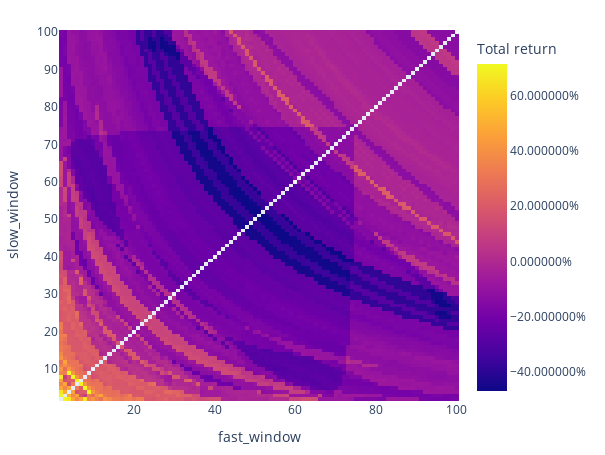

The notebook cell saved with this chart:
### Code cell
pf_kwargs = dict(size=np.inf, fees=0.001, freq='1D')

fig = pf.total_return().vbt.heatmap(
    x_level='fast_window', y_level='slow_window', symmetric=True,
    trace_kwargs=dict(colorbar=dict(title='Total return', tickformat='%')))
fig.show()

### Figure 1 — Plotly figure (JSON) as saved in the notebook; plotly's stock layout.template omitted (floating-point values rounded to 4 significant figures; data arrays with more than 128 entries replaced by an {"elided": "..."} marker saying what was removed)
{"data": [{"colorbar": {"tickformat": "%", "title": {"text": "Total return"}}, "colorscale": [[0, "#0d0887"], [0.1111, "#46039f"], [0.2222, "#7201a8"], [0.3333, "#9c179e"], [0.4444, "#bd3786"], [0.5556, "#d8576b"], [0.6667, "#ed7953"], [0.7778, "#fb9f3a"], [0.8889, "#fdca26"], [1, "#f0f921"]], "hoverongaps": false, "hovertemplate": "fast_window: %{x}<br>slow_window: %{y}<br>value: %{z}<extra></extra>", "type": "heatmap", "uid": "f82657d9-612b-4106-9993-ffbc56d58d50", "x": [2, 3, 4, 5, 6, 7, 8, 9, 10, 11, 12, 13, 14, 15, 16, 17, 18, 19, 20, 21, 22, 23, 24, 25, 26, 27, 28, 29, 30, 31, 32, 33, 34, 35, 36, 37, 38, 39, 40, 41, 42, 43, 44, 45, 46, 47, 48, 49, 50, 51, 52, 53, 54, 55, 56, 57, 58, 59, 60, 61, 62, 63, 64, 65, 66, 67, 68, 69, 70, 71, 72, 73, 74, 75, 76, 77, 78, 79, 80, 81, 82, 83, 84, 85, 86, 87, 88, 89, 90, 91, 92, 93, 94, 95, 96, 97, 98, 99, 100], "y": [2, 3, 4, 5, 6, 7, 8, 9, 10, 11, 12, 13, 14, 15, 16, 17, 18, 19, 20, 21, 22, 23, 24, 25, 26, 27, 28, 29, 30, 31, 32, 33, 34, 35, 36, 37, 38, 39, 40, 41, 42, 43, 44, 45, 46, 47, 48, 49, 50, 51, 52, 53, 54, 55, 56, 57, 58, 59, 60, 61, 62, 63, 64, 65, 66, 67, 68, 69, 70, 71, 72, 73, 74, 75, 76, 77, 78, 79, 80, 81, 82, 83, 84, 85, 86, 87, 88, 89, 90, 91, 92, 93, 94, 95, 96, 97, 98, 99, 100], "z": {"elided": "99x99 float values"}}], "layout": {"height": 455, "legend": {"orientation": "h", "traceorder": "normal", "x": 1, "xanchor": "right", "y": 1.02, "yanchor": "bottom"}, "margin": {"b": 30, "l": 30, "r": 30, "t": 30}, "width": 605, "xaxis": {"title": {"text": "fast_window"}}, "yaxis": {"title": {"text": "slow_window"}}}}
